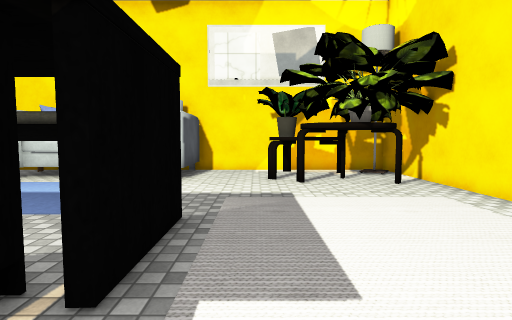
View 1 (above)

16 first-person views from a walk through a scene from a Unity 3-D project. The camera is 1.4 m above the floor, tilts 4° down and sees 80° across. The floor is counted in squares, 1 m on a side. Each view is taken from the middle of a square. On the plan, view 1 faces up. The plan holds only what a view shows up to about 14 squares ahead; the rest is blank. The place goes on beyond the plan. The player is left out. Some surface patterns are stand-ins.

View 2
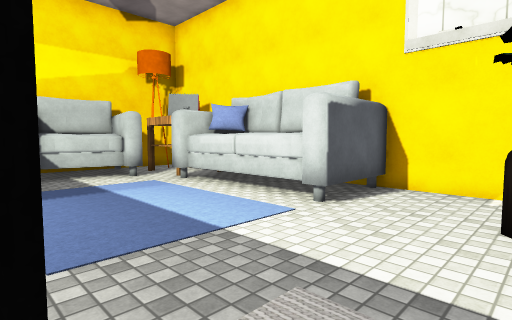

View 3
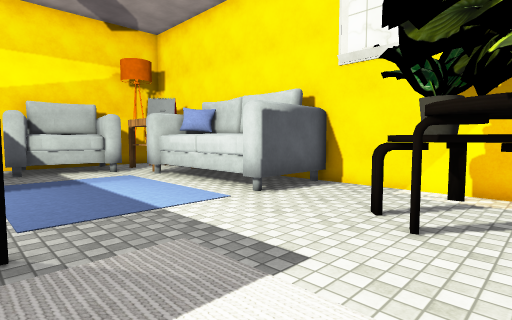

View 4
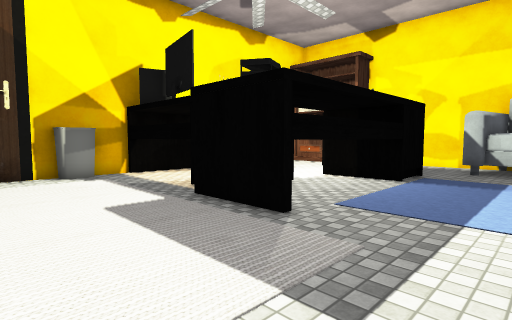

View 5
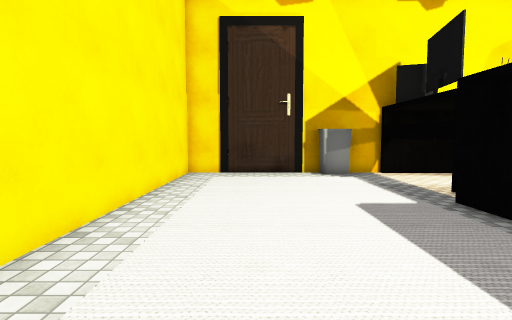

View 6
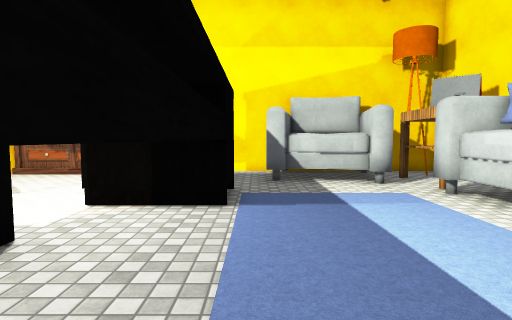

View 7
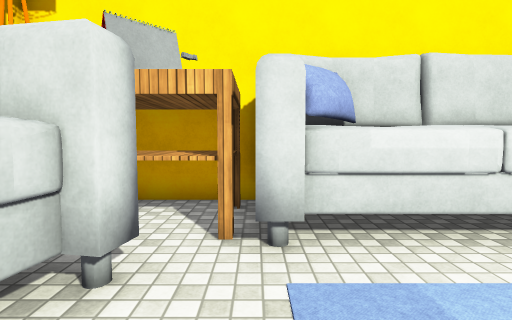

View 8
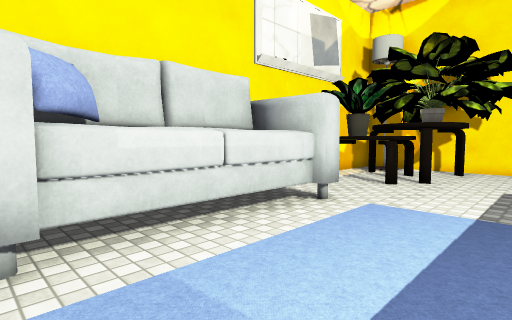

View 9
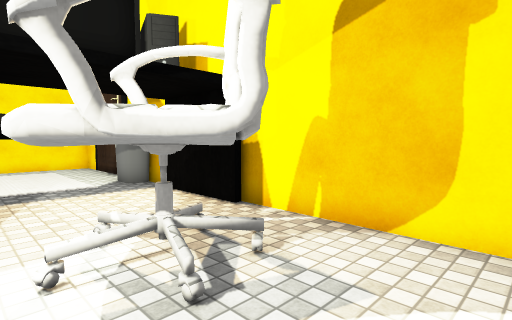

View 10
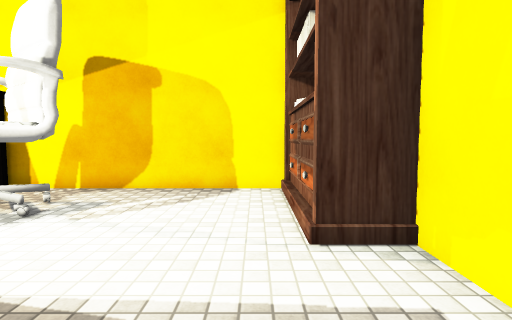

View 11
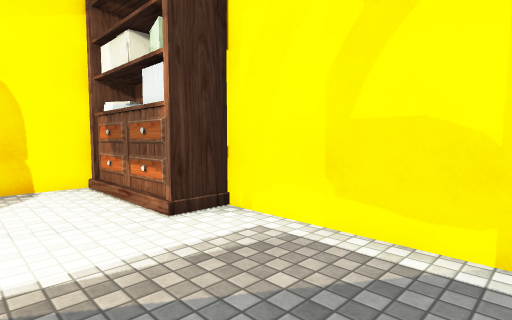

View 12
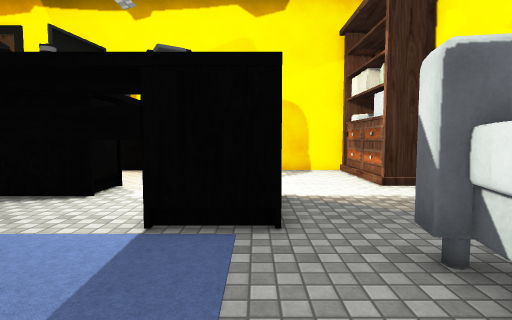

View 13
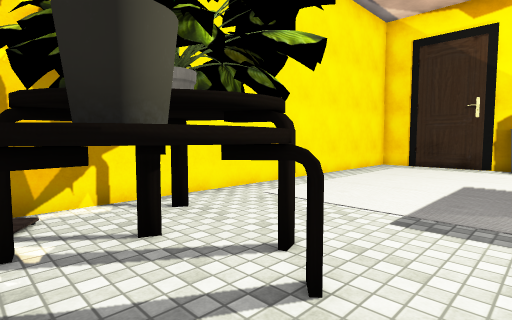

View 14
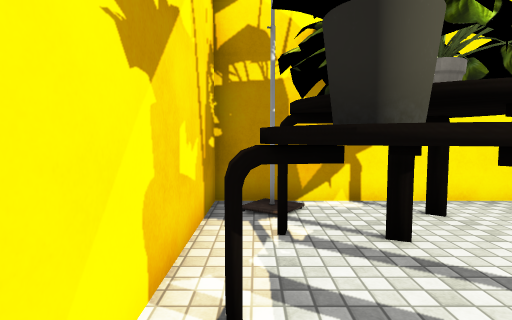

View 15
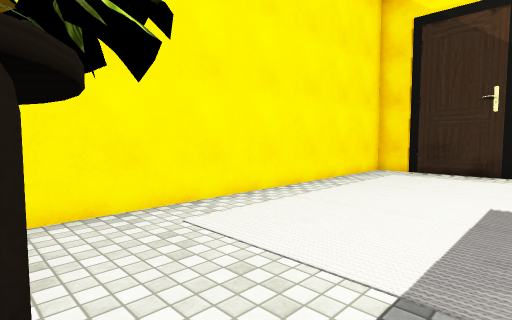

View 16
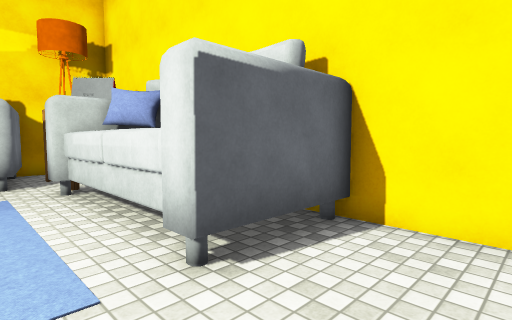

### Floor plan
Key: @ floor where view 1 was taken; # wall or solid block; . floor; T table; P pillow; L lamp; H thing the floor can be seen under or through; C chair; O other object.
Columns run from 14 left of view 1 to 6 right of it. Each row starts with its distance up from view 1.
 14 ######     ##########
 13 #. TTTOPOOOO...OO OL#
 12 #LTTTTO OOOO...OOOO #
 11 #OTTTTOOOOOO...OOO. #
 10  OOOO..........OO.OO#
  9  O O................#
  8  OOO................#
  7 OOOO................#
  6 #..O................#
  5 #....#    H HH......#
  4 #....   ...   ......#
  3 #....   .#    ......#
  2 #....  H.    .......#
  1 #O.....C.    .......#
  0  O.....CC ..H.@.....#
 -1  O....#CCC.. .......#
 -2  O..... C... .......#
 -3  O.......##  OO.....#
 -4  #########  ##O#####

Where each view was taken, in squares from view 1:
view 1: 0 up, 0 right, facing up
view 2: 5 up, 1 right, facing up-left
view 3: 5 up, 3 right, facing up-left
view 4: 9 up, 3 right, facing down-left
view 5: 9 up, 3 right, facing down
view 6: 6 up, 1 left, facing left
view 7: 7 up, 9 left, facing up
view 8: 7 up, 9 left, facing up-right
view 9: 1 up, 10 left, facing down-right
view 10: 5 up, 12 left, facing down
view 11: 6 up, 10 left, facing down-left
view 12: 10 up, 9 left, facing down
view 13: 13 up, 1 left, facing down-right
view 14: 13 up, 1 left, facing right
view 15: 10 up, 0 right, facing down-right
view 16: 9 up, 0 right, facing up-left
